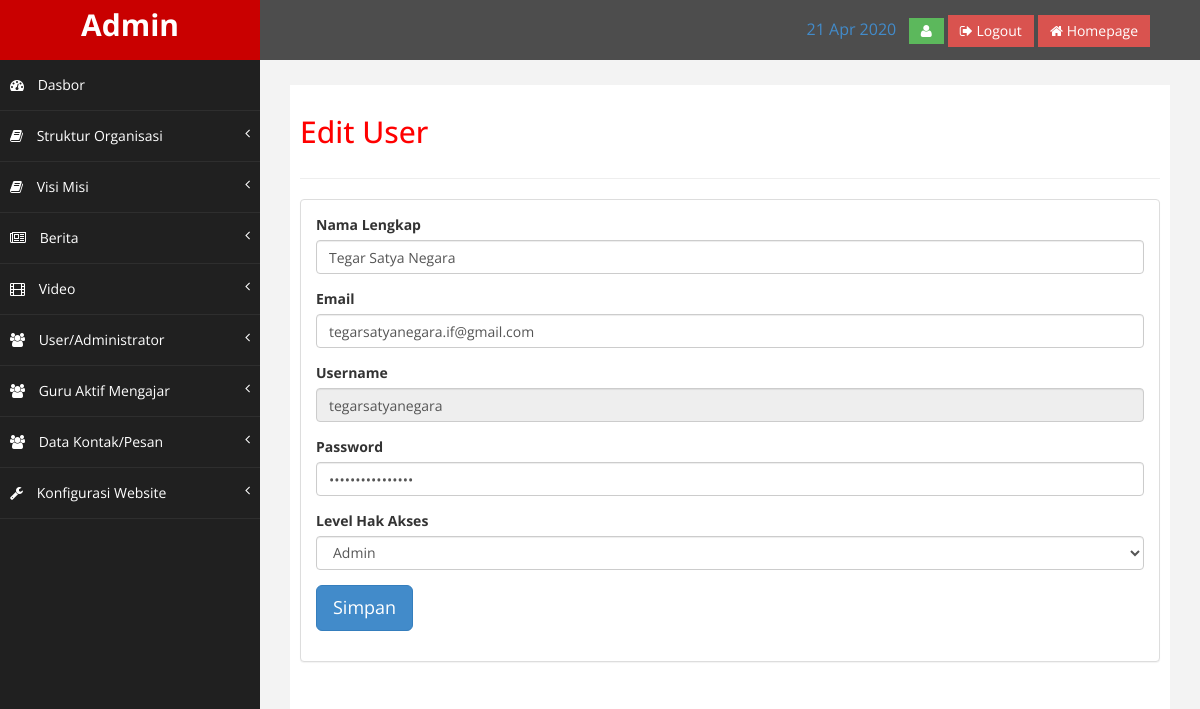
The app's page /admin/user/edit/6 with its own data.
### tables this page shows
CREATE TABLE `users`  (
  `id_user` int(11) NOT NULL AUTO_INCREMENT,
  `nama` varchar(50) NOT NULL,
  `email` varchar(255) NOT NULL,
  `username` varchar(32) NOT NULL,
  `password` varchar(64) NOT NULL,
  `akses_level` varchar(20) NOT NULL,
  PRIMARY KEY (`id_user`) USING BTREE,
  UNIQUE INDEX `username`(`username`) USING BTREE
);

### application/models/User_model.php (called while the page is built, shortened)
<?php
class User_model extends CI_Model
{
	public function detail($id_user)
	{
		$query = $this->db->get_where('users', array('id_user'  => $id_user));
		return $query->row();
	}
}

### application/controllers/admin/User.php (called while the page is built, shortened)
<?php
class User extends CI_Controller
{
	public function __construct()
	{
		$this->load->model('user_model');
	}
	public function edit($id_user)
	{
		$user = $this->user_model->detail($id_user);
		$valid = $this->form_validation;
		$valid->set_rules(
			'nama',
			'Nama',
			'required',
			array('required' => 'Nama harus diisi')
		);
		$valid->set_rules(
			'email',
			'Email',
			'required',
			array('required' => 'email harus diisi')
		);
		$valid->set_rules(
			'password',
			'Password',
			'required',
			array('required' => 'Password harus diisi')
		);
		if ($valid->run() === FALSE) {
			$data = array(
				'title' 	=> 'Edit User',
				'user'	=> $user,
				'isi' 	=> 'admin/user/edit'
			);
			$this->load->view('admin/layout/wrapper', $data);
		}
	}
}

### index.php (called while the page is built, shortened)
<?php
require_once BASEPATH.'core/CodeIgniter.php';

### application/views/admin/layout/content.php (called while the page is built)
<?php
if ($isi) {
	$this->load->view($isi);
}

### application/views/admin/layout/wrapper.php (called while the page is built)
<?php
require_once('head.php');
require_once('header.php');
require_once('nav.php');
require_once('content.php');
require_once('footer.php');

### application/views/admin/user/edit.php (the view, shortened to what this page needs)
<?php
echo form_open(base_url('admin/user/edit/' . $user->id_user));
?>
	<div class="form-group">
		<label>Nama Lengkap</label>
		<input type="text" name="nama" class="form-control" placeholder="Nama lengkap" value="<?php echo $user->nama ?>">
	</div>
	<div class="form-group">
		<label>Email</label>
		<input type="email" name="email" class="form-control" placeholder="email" value="<?php echo $user->email ?>">
	</div>
	<div class="form-group">
		<label>Username</label>
		<input type="text" name="username" class="form-control" placeholder="username" value="<?php echo $user->username ?>" readonly>
	</div>
	<div class="form-group">
		<label>Password</label>
		<input type="password" name="password" class="form-control" placeholder="password" value="<?php echo $user->password ?>">
	</div>
	<div class="form-group">
		<label>Level Hak Akses</label>
		<select name="akses_level" class="form-control">
			<option value="Admin">Admin</option>
		</select>
	</div>
	<div class="form-group">
		<input type="submit" name="submit" class="btn btn-primary btn-lg" value="Simpan">
	</diV>
<?php echo form_close() ?>

### assets/admin/assets/css/custom.css (style rules this page uses)
body { font-family: 'Open Sans', sans-serif; }

### records on screen
users: nama "Tegar Satya Negara", email "tegarsatyanegara.if@gmail.com", username "tegarsatyanegara"

### other values on screen
$title "Edit User"
